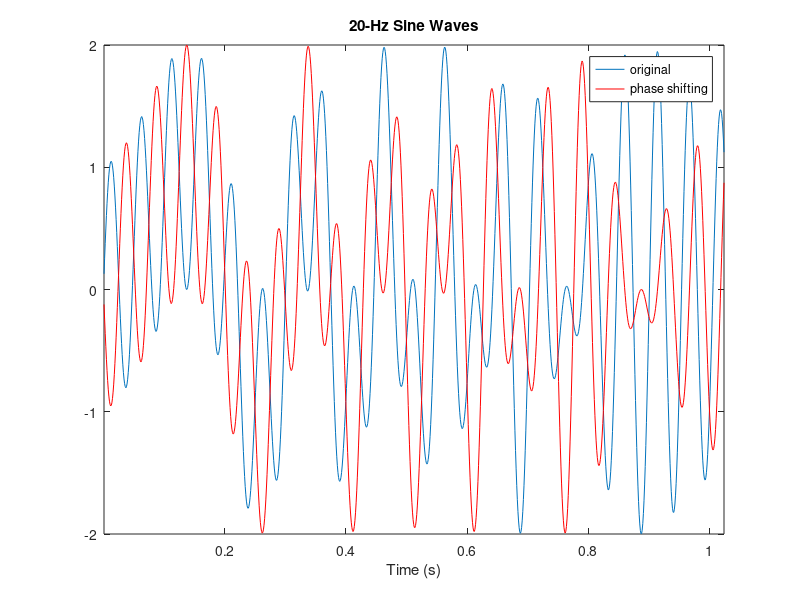

This chart was generated by the following MATLAB code: (Note: this script raises an error after producing the figure.)
%% Author: Lu, Chia-Feng 2014.01.02
clear, close all

%% initialize parameters
samplerate=1000; % in Hz
N=1024; % data length

sinefreq=20; % in Hz
phaseshift=1*pi; % in radian
SNR=20; % in dB

fmax=sinefreq;
fmin=1;

forder=6;   % the filter order of 2-stage IIR filter
passband=[18 22]; % in Hz
%% generate simulated signals 
t=[1:N]/samplerate;

fchirp=[1:N]*((fmax-fmin)/N)+fmin;
sig_chirp=sin(pi*t.*fchirp);   

sig1=sin(2*pi*sinefreq*t)+sig_chirp;
sig2=sin(2*pi*sinefreq*t+phaseshift)+sig_chirp; % constant phase shifting
% sig2=sin(2*pi*sinefreq*t+linspace(phaseshift,0,N))+sig_chirp;  % time-variant phase shifting
% sig2=sin(2*pi*sinefreq*t+[linspace(phaseshift,0,N/2) linspace(0,phaseshift,N/2)])+sig_chirp;  % time-variant phase shifting

% sig1=awgn(sig1,SNR);  % add white noise to signal according to a specific SNR
% sig2=awgn(sig2,SNR);  % add white noise to signal according to a specific SNR

figure, 
plot(t,sig1),xlim([t(1) t(end)]), hold on
title([num2str(sinefreq) '-Hz Sine Waves'])
plot(t,sig2,'r'),xlim([t(1) t(end)])
xlabel('Time (s)')
legend('original','phase shifting')

%% bandpass filtering
sig1=filter_2sIIR(sig1,passband,samplerate,forder,'bandpass');
sig2=filter_2sIIR(sig2,passband,samplerate,forder,'bandpass');

figure, 
plot(t,sig1),xlim([t(1) t(end)]), hold on
title([num2str(sinefreq) '-Hz Sine Waves'])
plot(t,sig2,'r'),xlim([t(1) t(end)])
xlabel('Time (s)')
legend('original','phase shifting')

%% calculate instantaneous phase using hilbert transform (HT)
sig1_hb=hilbert(sig1);
sig1_intphase=unwrap(angle(sig1_hb));

sig2_hb=hilbert(sig2);
sig2_intphase=unwrap(angle(sig2_hb));

figure,
subplot(2,1,1),plot(t,sig1_intphase/pi), hold on
plot(t,sig2_intphase/pi,'r') 
title('Instantaneous phase'),ylabel('(pi)')
xlim([t(1) t(end)])

subplot(2,1,2),plot(t,(sig2_intphase-sig1_intphase)/pi) 
xlabel('Time (s)')
title('Instantaneous phase difference'),ylabel('(pi)')
xlim([t(1) t(end)])



